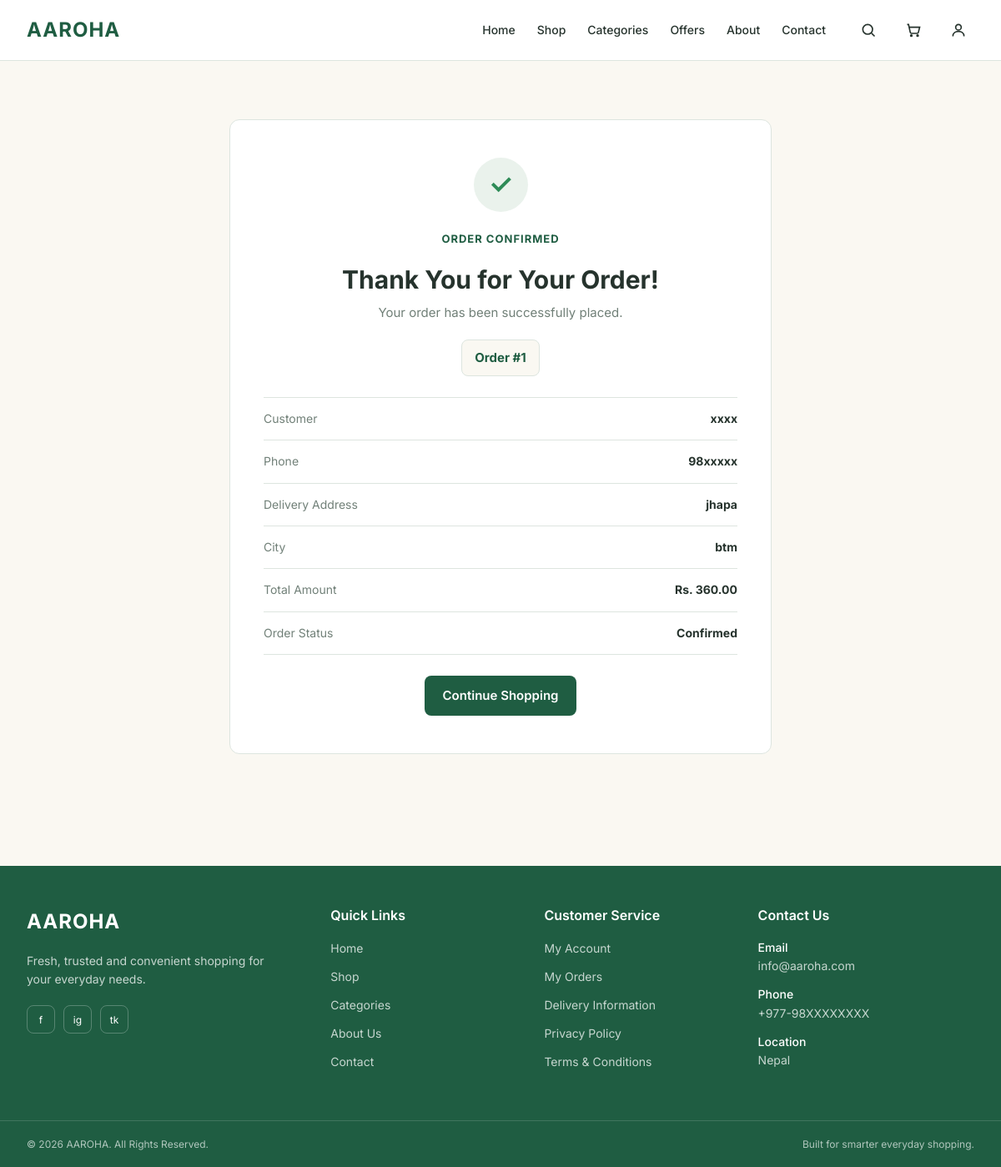
Page /orders/success/1/ (signed in) on the committed database.
### orders/models.py (models this page shows, shortened)
class Order(models.Model):
    STATUS_CHOICES = [
        ('Pending', 'Pending'),
        ('Confirmed', 'Confirmed'),
        ('Processing', 'Processing'),
        ('Shipped', 'Shipped'),
        ('Delivered', 'Delivered'),
        ('Cancelled', 'Cancelled'),
    ]
    user = models.ForeignKey(
        User,
        on_delete=models.CASCADE,
        related_name='orders'
    )
    customer_name = models.CharField(max_length=150)
    phone = models.CharField(max_length=20)
    address = models.TextField()
    city = models.CharField(max_length=100)
    total_amount = models.DecimalField(
        max_digits=10,
        decimal_places=2
    )
    status = models.CharField(
        max_length=20,
        choices=STATUS_CHOICES,
        default='Pending'
    )
    created_at = models.DateTimeField(auto_now_add=True)
    updated_at = models.DateTimeField(auto_now=True)

### orders/views.py (the view)
@login_required
def order_success(request, order_id):
    order = Order.objects.get(
        id=order_id,
        user=request.user
    )
    return render(
        request,
        'orders/order_success.html',
        {'order': order}
    )

### templates/orders/order_success.html (shortened to what this page needs)
{% extends 'base.html' %}
{% block content %}
<section class="order-success-section">
    <div class="container">
        <div class="order-success-card">
            <div class="success-icon">
                ✓
            </div>
            <span class="section-label">
                ORDER CONFIRMED
            </span>
            <h1>Thank You for Your Order!</h1>
            <p>
                Your order has been successfully placed.
            </p>
            <div class="order-number">
                Order #{{ order.id }}
            </div>
            <div class="order-details">
                <div class="success-row">
                    <span>Customer</span>
                    <strong>{{ order.customer_name }}</strong>
                </div>
                <div class="success-row">
                    <span>Phone</span>
                    <strong>{{ order.phone }}</strong>
                </div>
                <div class="success-row">
                    <span>Delivery Address</span>
                    <strong>{{ order.address }}</strong>
                </div>
                <div class="success-row">
                    <span>City</span>
                    <strong>{{ order.city }}</strong>
                </div>
                <div class="success-row">
                    <span>Total Amount</span>
                    <strong>Rs. {{ order.total_amount }}</strong>
                </div>
                <div class="success-row">
                    <span>Order Status</span>
                    <strong>{{ order.status }}</strong>
                </div>
            </div>
            <div class="success-actions">
                <a href="{% url 'products' %}" class="success-button">
                    Continue Shopping
                </a>
            </div>
        </div>
    </div>
</section>
{% endblock %}

### static/css/app.css (style rules this page uses)
:root { --primary: #1F5D42; --primary-dark: #174832; --primary-light: #E8F3EC; --secondary: #7BAE8A; --accent: #E6A93A; --background: #FAF8F2; --surface: #FFFFFF; --text-primary: #26332D; --text-secondary: #718078; --border: #DDE5DF; --success: #2E8B57; --warning: #D99A2B; --danger: #D9534F; --info: #4A90A4; --ai: #665C91; --font-family: "Inter", Arial, sans-serif; --radius-sm: 6px; --radius-md: 8px; --radius-lg: 12px; --radius-xl: 16px; --shadow-sm: 0 2px 8px rgba(38, 51, 45, 0.06); --shadow-md: 0 4px 16px rgba(38, 51, 45, 0.08); --shadow-lg: 0 8px 30px rgba(38, 51, 45, 0.10); --navbar-height: 72px; --sidebar-width: 240px; --max-width: 1440px; }
* { margin: 0; padding: 0; box-sizing: border-box; }
html { scroll-behavior: smooth; }
body { font-family: var(--font-family); background: var(--background); color: var(--text-primary); font-size: 15px; line-height: 1.6; }
a { color: inherit; text-decoration: none; }
.container { width: 100%; max-width: var(--max-width); margin: 0 auto; padding-left: 32px; padding-right: 32px; }
h1 { font-size: 36px; font-weight: 700; line-height: 1.2; }
p { color: var(--text-secondary); }
.container { width: 100%; max-width: 1440px; margin-left: auto; margin-right: auto; padding-left: 32px; padding-right: 32px; }
.section-label { display: inline-block; margin-bottom: 10px; color: #1F5D42; font-size: 13px; font-weight: 700; letter-spacing: 1px; }
.order-success-section { padding: 70px 0; background: #FAF8F2; min-height: 70vh; }
.order-success-card { max-width: 650px; margin: 0 auto; padding: 45px 40px; background: #FFFFFF; border: 1px solid #DDE5DF; border-radius: 12px; text-align: center; }
.success-icon { width: 65px; height: 65px; margin: 0 auto 20px; display: flex; align-items: center; justify-content: center; border-radius: 50%; background: #EAF2EC; color: #2E8B57; font-size: 32px; font-weight: 700; }
.order-success-card .section-label { color: #1F5D42; font-size: 13px; font-weight: 700; letter-spacing: 1px; }
.order-success-card h1 { margin: 10px 0; color: #26332D; font-size: 30px; }
.order-success-card > p { color: #718078; margin-bottom: 20px; }
.order-number { display: inline-block; margin-bottom: 25px; padding: 9px 15px; background: #FAF8F2; border: 1px solid #DDE5DF; border-radius: 8px; color: #1F5D42; font-weight: 700; }
.order-details { border-top: 1px solid #DDE5DF; border-bottom: 1px solid #DDE5DF; text-align: left; }
.success-row { display: flex; justify-content: space-between; gap: 20px; padding: 14px 0; border-bottom: 1px solid #DDE5DF; }
.success-row:last-child { border-bottom: none; }
.success-row span { color: #718078; font-size: 14px; }
.success-row strong { color: #26332D; font-size: 14px; text-align: right; }
.success-actions { margin-top: 25px; }
.success-button { display: inline-block; padding: 12px 22px; border-radius: 8px; background: #1F5D42; color: #FFFFFF; text-decoration: none; font-weight: 600; }

### rows in the picture
Order: id "1", customer_name "xxxx", phone "98xxxxx", address "jhapa", city "btm", total_amount "360.00", status "Confirmed"
